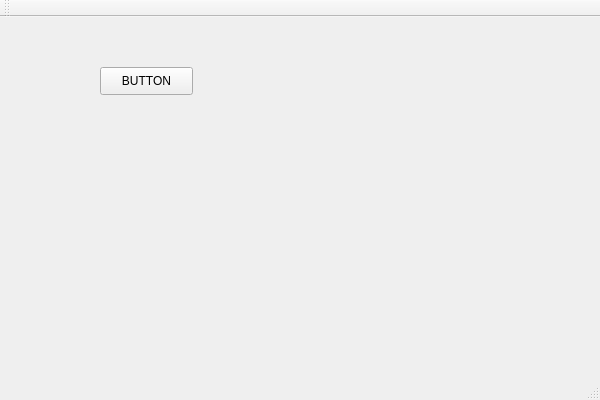
<?xml version="1.0" encoding="UTF-8"?>
<ui version="4.0">
 <class>GUIClass</class>
 <widget class="QMainWindow" name="GUIClass">
  <property name="geometry">
   <rect>
    <x>0</x>
    <y>0</y>
    <width>600</width>
    <height>400</height>
   </rect>
  </property>
  <property name="windowTitle">
   <string>GUI</string>
  </property>
  <widget class="QWidget" name="centralWidget">
   <widget class="QPushButton" name="pushBUTTON">
    <property name="geometry">
     <rect>
      <x>100</x>
      <y>50</y>
      <width>93</width>
      <height>28</height>
     </rect>
    </property>
    <property name="text">
     <string>BUTTON</string>
    </property>
   </widget>
  </widget>
  <widget class="QMenuBar" name="menuBar">
   <property name="geometry">
    <rect>
     <x>0</x>
     <y>0</y>
     <width>600</width>
     <height>26</height>
    </rect>
   </property>
  </widget>
  <widget class="QToolBar" name="mainToolBar">
   <attribute name="toolBarArea">
    <enum>TopToolBarArea</enum>
   </attribute>
   <attribute name="toolBarBreak">
    <bool>false</bool>
   </attribute>
  </widget>
  <widget class="QStatusBar" name="statusBar"/>
 </widget>
 <layoutdefault spacing="6" margin="11"/>
 <resources>
  <include location="GUI.qrc"/>
 </resources>
 <connections/>
</ui>
